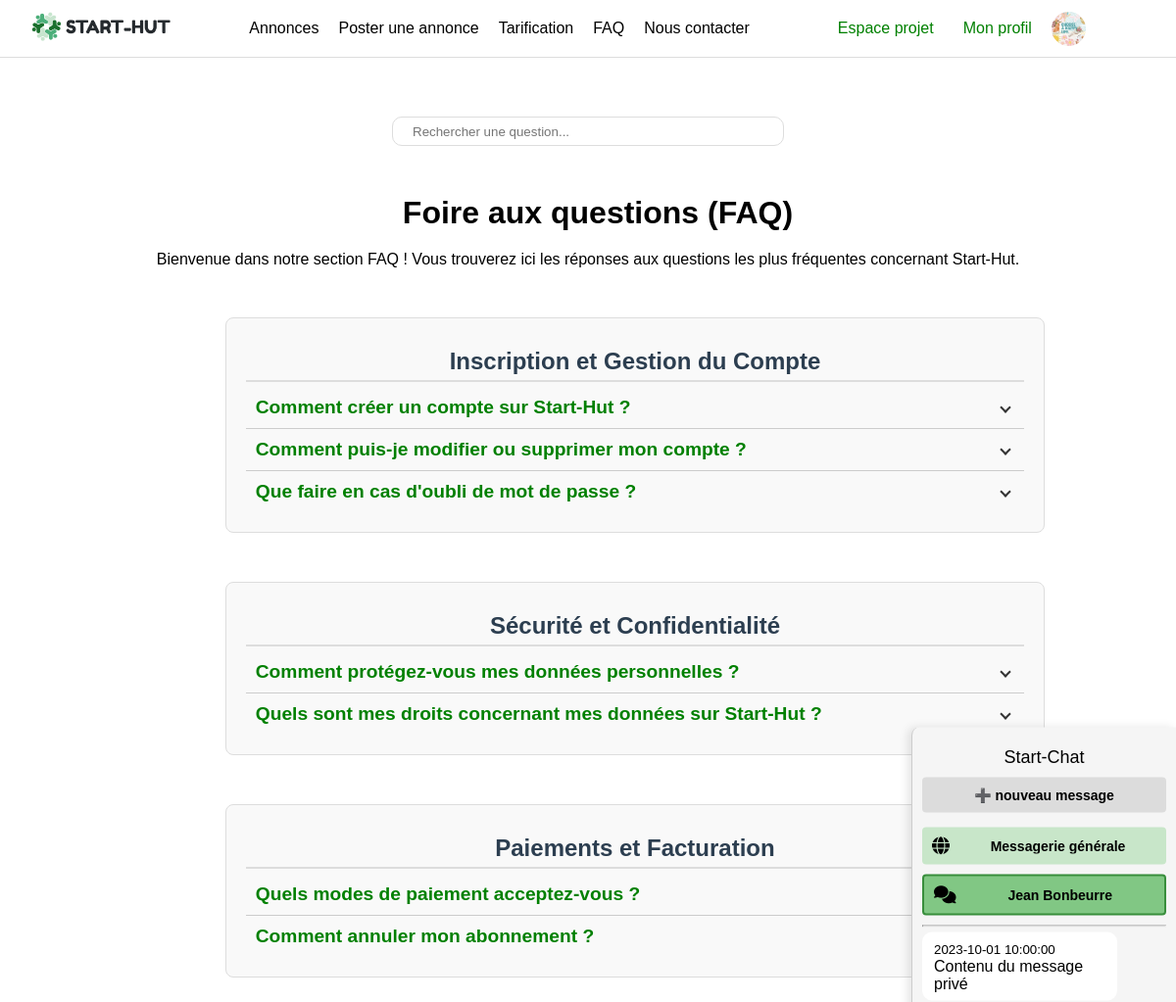
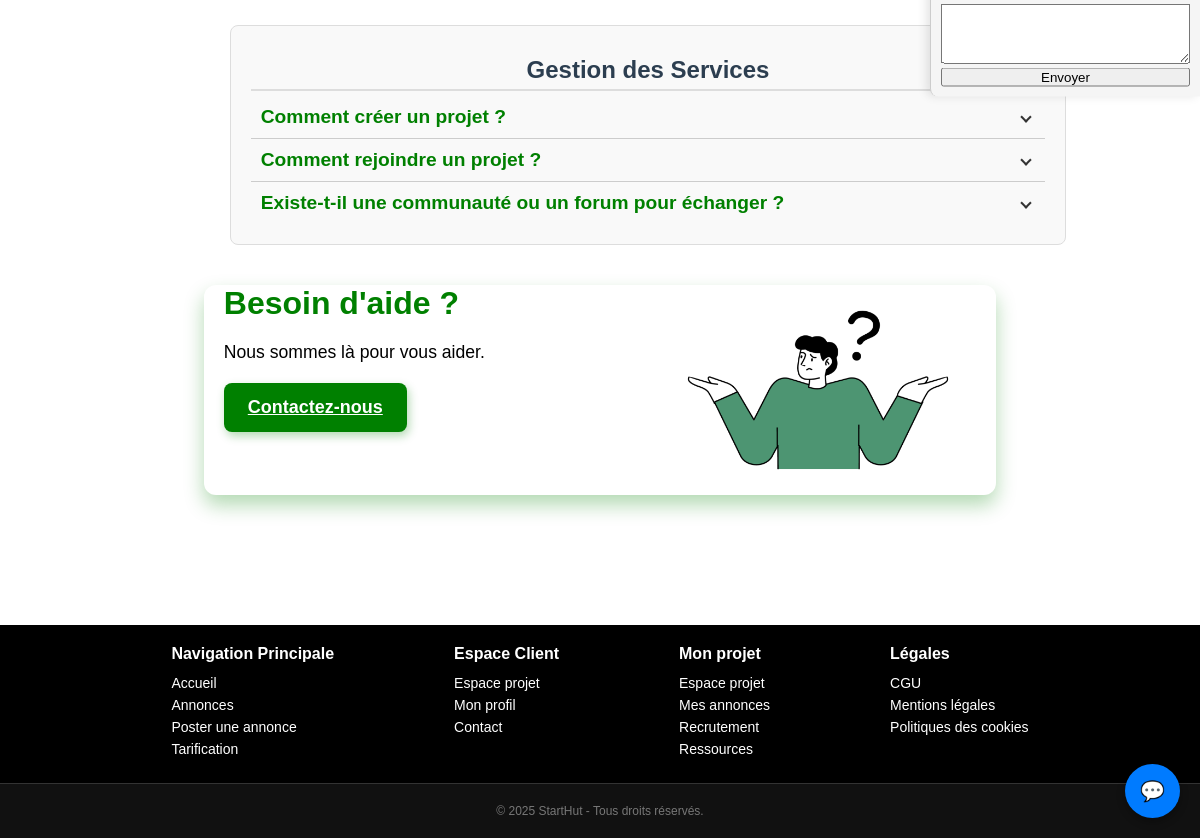
Screenshot of /src/views/faq.php?contact=1 (signed in) with the database file from the repository (2 pictures, top to bottom).
### tables this page shows
CREATE TABLE Utilisateurs (
    id INT PRIMARY KEY AUTO_INCREMENT,
    nom VARCHAR(255) NOT NULL,
    prenom VARCHAR(255) NOT NULL ,
    email VARCHAR(255) NOT NULL UNIQUE,
    mot_de_passe VARCHAR(255) NOT NULL,
    description_profil VARCHAR(255),
    langues_parlees VARCHAR(255),
    type ENUM('porteur', 'collaborateur', 'admin') NOT NULL
);

CREATE TABLE Messages (
    id INT PRIMARY KEY AUTO_INCREMENT,
    id_expediteur INT NOT NULL ,
    id_destinataire INT ,
    contenu TEXT NOT NULL ,
    date DATETIME NOT NULL ,

    FOREIGN KEY (id_expediteur) REFERENCES Utilisateurs(id),
    FOREIGN KEY (id_destinataire) REFERENCES Utilisateurs(id)
);

### src/templates/messagerie.php (the view, shortened to what this page needs)
<?php
$user_id = $_SESSION['user_id'] ?? null;
$conn = new mysqli(DB_HOST, DB_USER, DB_PASS, DB_NAME);
$stmt = $conn->prepare("
    SELECT DISTINCT u.id, u.nom, u.prenom
    FROM Utilisateurs u
    JOIN Messages m ON (u.id = m.id_expediteur OR u.id = m.id_destinataire)
    WHERE (m.id_expediteur = ? OR m.id_destinataire = ?) AND u.id != ?
");
$stmt->bind_param("iii", $user_id, $user_id, $user_id);
$stmt->execute();
$contacts = $stmt->get_result()->fetch_all(MYSQLI_ASSOC);
$stmt = $conn->prepare("
    SELECT m.contenu, m.date, m.id_expediteur, u.prenom, u.nom
    FROM Messages m
    JOIN Utilisateurs u ON m.id_expediteur = u.id
    WHERE m.id_destinataire IS NULL
    ORDER BY m.date DESC
    LIMIT 50
");
$stmt->execute();
$messages_generaux = $stmt->get_result()->fetch_all(MYSQLI_ASSOC);
$contact_id = $_GET['contact'] ?? null;
$messages = [];
$mode_general = isset($_GET['mode']) && $_GET['mode'] === 'general';
if ($contact_id && !$mode_general) {
    $stmt = $conn->prepare("
        SELECT contenu, date, id_expediteur
        FROM Messages
        WHERE (id_expediteur = ? AND id_destinataire = ?)
           OR (id_expediteur = ? AND id_destinataire = ?)
        ORDER BY date ASC
    ");
    $stmt->bind_param("iiii", $user_id, $contact_id, $contact_id, $user_id);
    $stmt->execute();
    $messages = $stmt->get_result()->fetch_all(MYSQLI_ASSOC);
}
?>
<link rel="stylesheet" href="assets/css/styles-meryem.css">
<link rel="stylesheet" href="https://cdnjs.cloudflare.com/ajax/libs/font-awesome/6.5.0/css/all.min.css">
<a id="open-message-modal" class="message-floating-btn">💬</a>
<div id="messagerie-modal" style="display: none;">
<p style="text-align: center; font-size: 18px; margin: 10px 0;">Start-Chat</p>
  <div id="new-message-btn">➕ nouveau message</div>
  <div class="contact-card <?= $mode_general ? 'active-contact' : '' ?>" onclick="window.location.href='?mode=general'">
    <i class="fa fa-globe"></i>
    <div class="contact-name">Messagerie générale</div>
  </div>
  <?php foreach ($contacts as $contact): ?>
    <?php
      $isActive = ($contact_id == $contact['id'] && !$mode_general) ? 'active-contact' : '';
    ?>
    <div class="contact-card <?= $isActive ?>" onclick="window.location.href='?contact=<?= $contact['id'] ?>'">
      <i class="fa fa-comments"></i>
      <div class="contact-name"><?= htmlspecialchars($contact['prenom'] . ' ' . $contact['nom']) ?></div>
    </div>
  <?php endforeach; ?>
  <?php if ($mode_general): ?>
    <hr>
    <div class="message-thread">
      <?php if (count($messages_generaux) > 0): ?>
        <?php foreach ($messages_generaux as $msg): ?>
          <div class="message-general">
            <strong><?= htmlspecialchars($msg['prenom'] . ' ' . $msg['nom']) ?></strong>
            <small class="message-date"><?= htmlspecialchars($msg['date']) ?></small>
            <div class="message-content"><?= nl2br(htmlspecialchars($msg['contenu'])) ?></div>
          </div>
        <?php endforeach; ?>
      <?php else: ?>
        <p style="text-align: center; color: #888;">Aucun message dans la messagerie générale.</p>
      <?php endif; ?>
    </div>
    <form action="/Start-Hut/src/templates/envoyer_message_general.php" method="POST">
      <textarea name="contenu" required style="width:100%; height:60px;" placeholder="Écrivez un message visible par tous..."></textarea><br>
      <button type="submit" style="width:100%;">Envoyer à tous</button>
    </form>
  <?php elseif ($contact_id): ?>
    <hr>
    <div class="message-thread">
      <?php if (count($messages) > 0): ?>
        <?php foreach ($messages as $msg): ?>
          <div class="message-prive <?= $msg['id_expediteur'] == $user_id ? 'from-me' : 'from-them' ?>">
            <small><?= htmlspecialchars($msg['date']) ?></small><br>
            <?= nl2br(htmlspecialchars($msg['contenu'])) ?>
          </div>
        <?php endforeach; ?>
      <?php else: ?>
        <p style="text-align: center; color: #888;">Aucune conversation pour le moment.</p>
      <?php endif; ?>
    </div>
    <form action="/Start-Hut/src/templates/envoyer_message.php" method="POST">
      <textarea name="contenu" required style="width:100%; height:60px;"></textarea><br>
      <button type="submit" style="width:100%;">Envoyer</button>
    </form>
  <?php endif; ?>
</div>

### public/assets/css/styles-khaleb.css (style rules this page uses)
* { margin: 0; padding: 0; box-sizing: border-box; }
body { width: auto; font-family: 'Open Sans', sans-serif; display: flex; flex-direction: column; min-height: 100vh; }

### public/assets/css/styles.css (style rules this page uses)
* { margin: 0; padding: 0; box-sizing: border-box; }
body { width: auto; font-family: 'Open Sans', sans-serif; display: flex; flex-direction: column; min-height: 100vh; }
html, body { margin: 0; padding: 0; overflow-x: hidden; width: 100vw; box-sizing: border-box; }
footer a { text-decoration: none; color: inherit; }
#messagerie-modal { position: fixed; right: 0; top: 50%; transform: translateY(-50%); width: 270px; background: #f5f5f5; border-left: 1px solid #ccc; border-radius: 8px 0 0 8px; padding: 10px; box-shadow: -4px 0 10px rgba(0,0,0,0.1); z-index: 9999; font-family: Arial, sans-serif; max-height: 90vh; overflow-y: auto; }
.message-prive { margin: 5px 0; max-width: 80%; padding: 8px 12px; border-radius: 10px; background-color: #f0f0f0; }
.message-prive.from-them { text-align: left; background-color: #ffffff; }
.contact-card { background-color: #c8e6c9; padding: 10px; margin-bottom: 10px; border-radius: 4px; display: flex; align-items: center; cursor: pointer; overflow: hidden; text-overflow: ellipsis; white-space: nowrap; }
#messagerie-modal, #messagerie-modal * { color: black !important; }
.contact-card i { margin-right: 10px; font-size: 18px; }
.contact-name { font-size: 14px; font-weight: bold; overflow: hidden; text-overflow: ellipsis; white-space: nowrap; flex: 1; }
.active-contact { background-color: #81c784 !important; border: 2px solid #388e3c; }
#new-message-btn { background-color: #dcdcdc; border-radius: 4px; padding: 10px; text-align: center; font-size: 14px; margin-bottom: 15px; cursor: pointer; font-weight: bold; }
.message-floating-btn { position: fixed; bottom: 20px; right: 20px; background-color: #007bff; color: white; padding: 15px; border-radius: 50%; text-align: center; font-size: 20px; cursor: pointer; box-shadow: 0 4px 8px rgba(0,0,0,0.3); z-index: 9999; }

### public/assets/css/styles-meryem.css (style rules this page uses)
:root { --primary-color: green; --primary-dark: rgb(6, 78, 6); --primary-light: #d1ffd1; --text-color: #333; --background: #f8f8f8; }
body { margin: 0; font-family: Arial, sans-serif; background-color: white; }
#messagerie-modal { position: fixed; right: 0; top: 50%; transform: translateY(-50%); width: 270px; background: #f5f5f5; border-left: 1px solid #ccc; border-radius: 8px 0 0 8px; padding: 10px; box-shadow: -4px 0 10px rgba(0,0,0,0.1); z-index: 9999; font-family: Arial, sans-serif; max-height: 90vh; overflow-y: auto; }
.contact-card { background-color: #c8e6c9; padding: 10px; margin-bottom: 10px; border-radius: 4px; display: flex; align-items: center; cursor: pointer; overflow: hidden; text-overflow: ellipsis; white-space: nowrap; }
.contact-card i { margin-right: 10px; font-size: 18px; }
.contact-name { font-size: 14px; font-weight: bold; overflow: hidden; text-overflow: ellipsis; white-space: nowrap; flex: 1; }
.active-contact { background-color: #81c784 !important; border: 2px solid #388e3c; }
#new-message-btn { background-color: #dcdcdc; border-radius: 4px; padding: 10px; text-align: center; font-size: 14px; margin-bottom: 15px; cursor: pointer; font-weight: bold; }
.message-floating-btn { position: fixed; bottom: 20px; right: 20px; background-color: #007bff; color: white; padding: 15px; border-radius: 50%; text-align: center; font-size: 20px; cursor: pointer; box-shadow: 0 4px 8px rgba(0,0,0,0.3); z-index: 9999; }

### src/templates/footer.php (style rules this page uses)
footer a { text-decoration: none; color: inherit; }

### rows the page displays
utilisateurs: prenom+nom "Jean Bonbeurre"
messages: date "2023-10-01 10:00:00", contenu "Contenu du message privé"
